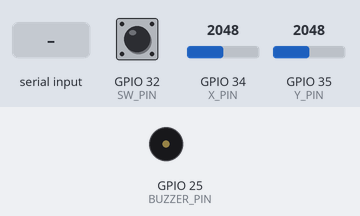
The program below on a simulated ESP32. Shown: buzzer (waves = sounding, pin HIGH). The inputs (shaded band) are chosen by the test bench; at power-on: GPIO 32 (SW_PIN) HIGH, GPIO 34 (X_PIN) = 2048, GPIO 35 (Y_PIN) = 2048. What the program prints to the serial monitor is not drawn.

Above: at 1.2 s.
1.3 s: "BEEP:90\n" received over Serial
At 1.9 s:
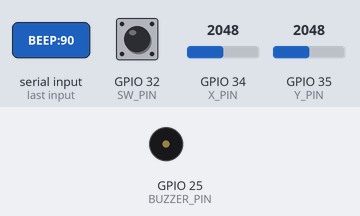
Timing chart, 0 to 10.3 s (numbered marks = the images above; inputs shaded):
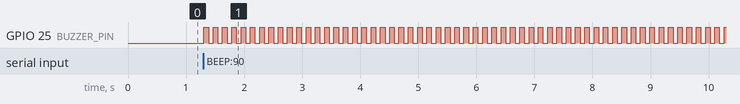

The program:

main.cpp
```cpp
#include <Arduino.h>

const int X_PIN = 34;
const int Y_PIN = 35;
const int SW_PIN = 32;
const int BUZZER_PIN = 25; // Connect active buzzer pin here

void setup() {
  Serial.begin(115200);
  pinMode(SW_PIN, INPUT_PULLUP);
  pinMode(BUZZER_PIN, OUTPUT);
  digitalWrite(BUZZER_PIN, LOW); // Start with buzzer silent

  analogSetAttenuation(ADC_11db);
}

void loop() {
  // --- READ SENSORS ---
  int rawX = analogRead(X_PIN);
  int rawY = analogRead(Y_PIN);
  int swValue = digitalRead(SW_PIN); // 0 = Pressed, 1 = Released

  // Send data to PC
  Serial.print(rawX);
  Serial.print(",");
  Serial.print(rawY);
  Serial.print(",");
  Serial.println(swValue);

  // --- LISTEN FOR PC COMMANDS (BUZZER AUDIO) ---
  if (Serial.available() > 0) {
    String command = Serial.readStringUntil('\n');
    command.trim();

    if (command.startsWith("BEEP:")) {
      int count = command.substring(5).toInt();
      for (int i = 0; i < count; i++) {
        digitalWrite(BUZZER_PIN, HIGH);
        delay(80); // Short, crisp beep
        digitalWrite(BUZZER_PIN, LOW);
        if (i < count - 1) delay(80); // Gap between multi-beeps
      }
    }
  }

  delay(8);
}
```

Measured:
- after the input at 1.3 s, GPIO 25 (BUZZER_PIN): alternates HIGH for 0.08 s and LOW for 0.08 s, starting at once
